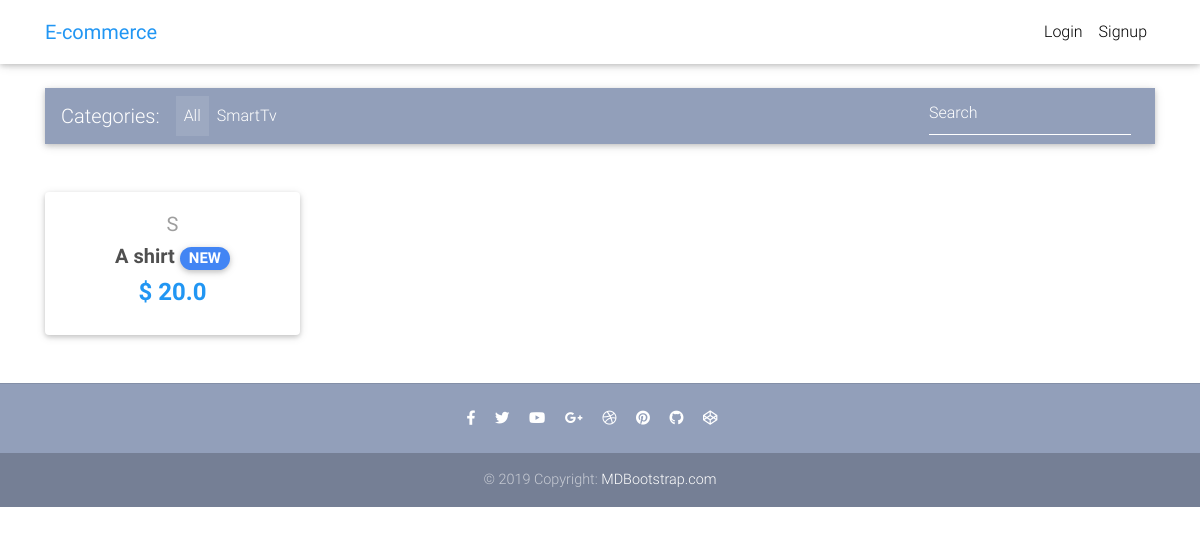
The page / on the database its author committed.
### core/models.py (models this page shows, shortened)
class Item(models.Model):
    title = models.CharField(max_length=100)
    price = models.FloatField()
    discount_price = models.FloatField(blank=True, null=True)
    category = models.CharField(choices=CATEGORY_CHOICES, max_length=2)
    label = models.CharField(choices=LABEL_CHOICES, max_length=1)
    slug = models.SlugField()
    description = models.TextField()
    def get_absolute_url(self):
        return reverse("core:product", kwargs={
            'slug': self.slug
        })

### core/views.py (the view)
# urls.py: path('', HomeView.as_view(), name='home'),
class HomeView(ListView):
    model = Item
    paginate_by = 10
    template_name = "home.html"

### templates/home.html (shortened to what this page needs)
{% extends "base.html" %}
{% block content %}
  <main>
    <div class="container">
      <nav class="navbar navbar-expand-lg navbar-dark mdb-color lighten-3 mt-3 mb-5">
        <span class="navbar-brand">Categories:</span>
        <div class="collapse navbar-collapse" id="basicExampleNav">
          <ul class="navbar-nav mr-auto">
            <li class="nav-item active">
              <a class="nav-link" href="#">All
              </a>
            </li>
            <li class="nav-item">
              <a class="nav-link" href="#">SmartTv</a>
            </li>
          </ul>
          <form class="form-inline">
            <div class="md-form my-0">
              <input class="form-control mr-sm-2" type="text" placeholder="Search" aria-label="Search">
            </div>
          </form>
        </div>
      </nav>
      <section class="text-center mb-4">
        <div class="row wow fadeIn">
          {% for item in object_list %}
          <div class="col-lg-3 col-md-6 mb-4">
            <div class="card">
              <div class="card-body text-center">
                <a href="" class="grey-text">
                  <h5>{{ item.get_category_display }}</h5>
                </a>
                <h5>
                  <strong>
                    <a href="{{ item.get_absolute_url }}" class="dark-grey-text">{{ item.title }}
                      <span class="badge badge-pill {{ item.get_label_display }}-color">NEW</span>
                    </a>
                  </strong>
                </h5>
                <h4 class="font-weight-bold blue-text">
                  <strong>$
                  {% if item.discount_price %}
                  {{ item.discount_price }}
                  {% else %}
                  {{ item.price }}
                  {% endif %}
                  </strong>
                </h4>
              </div>
            </div>
          </div>
          {% endfor %}
        </div>
      </section>
    </div>
  </main>
{% endblock content %}

### templates/base.html (style rules this page uses)
html, body, header, .carousel { height: 60vh; }

### rows shown on the page
Item: category "S", title "A shirt", discount_price "20.0"
